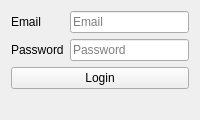
<?xml version="1.0" encoding="UTF-8"?>
<ui version="4.0">
 <class>LoginForm</class>
 <widget class="QWidget" name="LoginForm">
  <property name="windowTitle">
   <string>MAU APP - Login</string>
  </property>
  <layout class="QVBoxLayout" name="verticalLayout">
   <item>
    <layout class="QFormLayout" name="formLayout">
     <item row="0" column="0">
      <widget class="QLabel" name="emailLabel">
       <property name="text">
        <string>Email</string>
       </property>
      </widget>
     </item>
     <item row="0" column="1">
      <widget class="QLineEdit" name="emailInput">
       <property name="placeholderText">
        <string>Email</string>
       </property>
      </widget>
     </item>
     <item row="1" column="0">
      <widget class="QLabel" name="passwordLabel">
       <property name="text">
        <string>Password</string>
       </property>
      </widget>
     </item>
     <item row="1" column="1">
      <widget class="QLineEdit" name="passwordInput">
       <property name="echoMode">
        <enum>QLineEdit::Password</enum>
       </property>
       <property name="placeholderText">
        <string>Password</string>
       </property>
      </widget>
     </item>
    </layout>
   </item>
   <item>
    <widget class="QPushButton" name="loginButton">
     <property name="cursor">
      <cursorShape>PointingHandCursor</cursorShape>
     </property>
     <property name="text">
      <string>Login</string>
     </property>
    </widget>
   </item>
   <item>
    <widget class="QLabel" name="statusLabel">
     <property name="text">
      <string/>
     </property>
    </widget>
   </item>
  </layout>
 </widget>
 <resources/>
 <connections/>
</ui>
